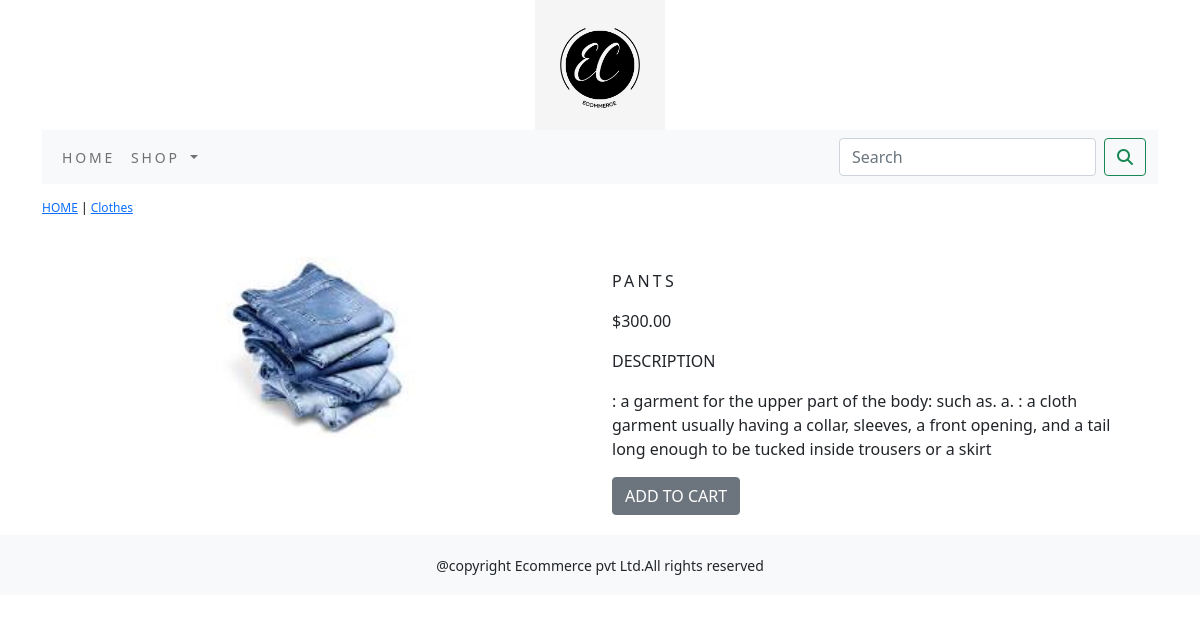
The page /ecommerceapp/cloth/pants/ on the database its author committed.
### ecommerceapp/models.py (models this page shows, shortened)
class Product(models.Model):
    name = models.CharField(max_length=250, unique=True)
    slug = models.SlugField(max_length=250, unique=True)
    description = models.TextField(blank=True)
    price = models.DecimalField(max_digits=10, decimal_places=2)
    category = models.ForeignKey(Category, on_delete=models.CASCADE)
    image = models.ImageField(upload_to='product', blank=True)
    stock = models.IntegerField()
    available = models.BooleanField(default=True)
    created = models.DateTimeField(auto_now_add=True)
    updated = models.DateTimeField(auto_now=True)
    class Meta:
        ordering = ('name',)
        verbose_name = 'product'
        verbose_name_plural = 'products'

class Category(models.Model):
    name = models.CharField(max_length=250, unique=True)
    slug = models.SlugField(max_length=250, unique=True)
    description = models.TextField(blank=True)
    image = models.ImageField(upload_to='category', blank=True)
    class Meta:
        ordering = ('name',)
        verbose_name = 'category'
        verbose_name_plural = 'categories'
    def __str__(self):
        return '{}'.format(self.name)
    def get_url(self):
        return reverse('ecommerceapp:product_by_category', args=[self.slug])

### ecommerceapp/views.py (the view)
# urls.py: path('<slug:c_slug>/<slug:product_slug>/', views.prodDetail, name='prodCatDetail')
def prodDetail(request,c_slug,product_slug):
    try:
        product=Product.objects.get(category__slug=c_slug,slug=product_slug)
    except Exception as e:
        raise e
    return render(request,'product.html',{'product':product})

### cartapp/context_processors.py (called while the page is built)
def counter(request):
    item_count=0
    if 'admin' in request.path:
        return {}
    else:
        try:
            cart=Cart.objects.filter(cart_id=_cart_id(request))
            cart_items=CartItems.objects.all().filter(cart=cart[:1])
            for cart_item in cart_items:
                item_count+= cart_item.Quantity
        except Cart.DoesNotExist:
            item_count=0
    return dict(item_count=item_count)

### cartapp/views.py (called while the page is built)
def _cart_id(request):
    cart=request.session.session_key
    if not cart:
        cart=request.session.create()
    return cart

### ecommerceapp/context_processors.py (called while the page is built)
def menu_links(request):
    links=Category.objects.all()
    return dict(links=links)

### templates/product.html (shortened to what this page needs)
{% extends 'base.html' %}
{% load static %}
{% block content %}
<div class="row my_product_row_class">
    <div class="mx-auto">
        <p><a href="{% url 'ecommerceapp:allProductCat' %}">HOME</a> | <a href="{{product.category.get_url}}"> {{product.category}}</a></p>
    </div>
<div class="container">
<br>
<div class="row">
    <div class="col-12 col-sm-12 col-md-12 col-lg-6 text-center">
        <div style="min-width:18rem">
            <img src="{{product.image.url}}" alt="{{product.name}}" width="200px">
        </div>
    </div>
        <div class="col-12 col-sm-12 col-md-12 col-lg-6">
            <div>
            <h1 class="my_prod_title">{{product.name}}</h1>
            <p>${{product.price}}</p>
            <p class="my_title">DESCRIPTION</p>
            <p class="text-justify my_prod_text">{{product.description}}</p>
            {% if product.stock <= 0 %}
            <p class="text-justify my_prod_text"><b>OUT OF STOCK</b></p>
            {% else %}
            <a class="btn btn-secondary" href="{% url 'cartapp:Addcart' product.id %}">ADD TO CART</a>
            {% endif %}
        </div>
    </div>
</div>
</div>
</div>
{% endblock %}

### static/css/custom.css (style rules this page uses)
body { font-family: 'Roboto', sans-serif; }
.my_product_row_class { padding-top:15px; padding-bottom:20px; }
.my_product_row_class .mx-auto { color:#000; font-size:12px; text-decoration:none; }
.my_prod_title { font-size:16px; text-transform:uppercase; letter-spacing:.2em; padding-top:15px; padding-bottom:10px; }
.my_prod_text { padding-right:20px; }

### rows shown on the page
Product: category "Clothes", image (picture), name "PANTS", price "300.00", description ": a garment for the upper part of the body: such as. a. : a cloth garment usually having a collar, sleeves, a front opening, and a tail long enough to be tucked inside trousers or a skirt"
